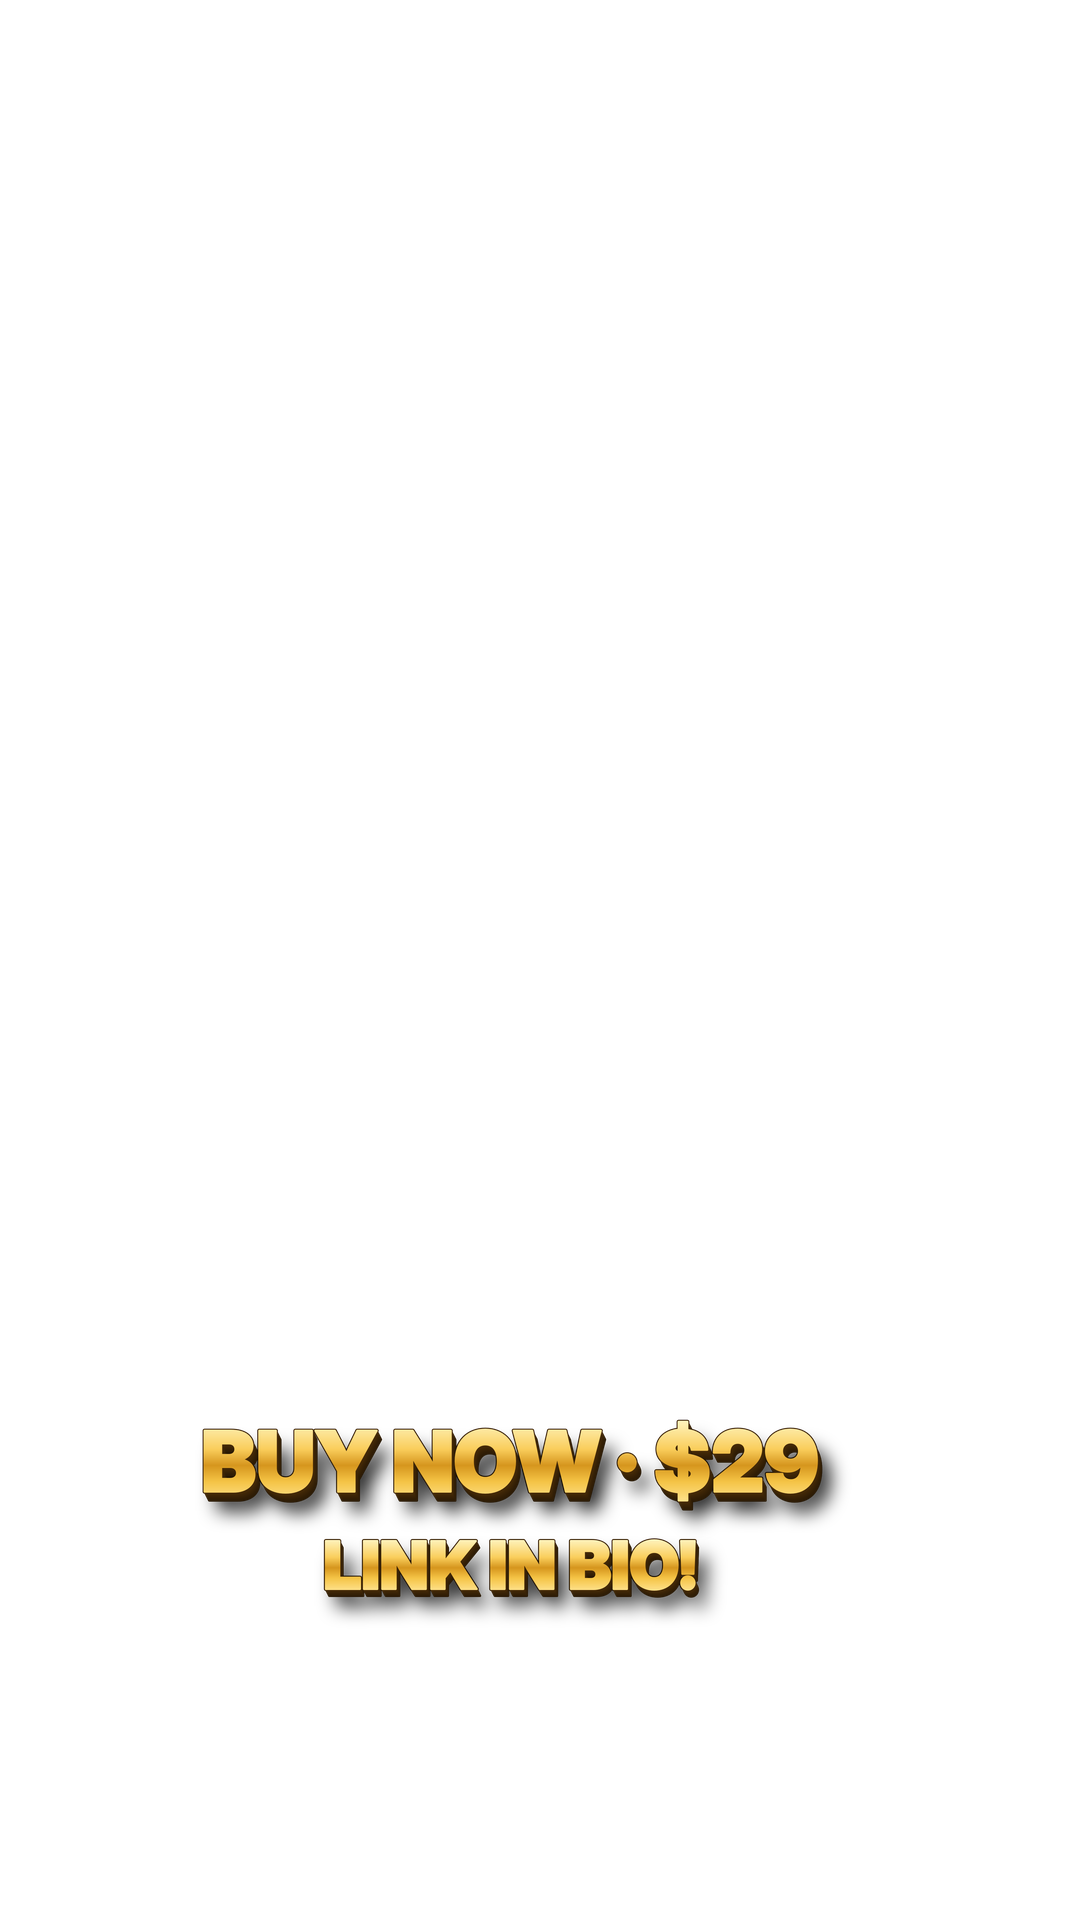

The Python source for this figure:
import numpy as np
from PIL import Image, ImageDraw, ImageFont, ImageFilter
W,H=1080,1920; S=3   # draw at 3x, downscale for crisp edges
FONT="/usr/share/fonts/opentype/inter/InterDisplay-Black.otf"
def gold_text(text, size, cy, depth):
    f=ImageFont.truetype(FONT,size*S); big=Image.new("RGBA",(W*S,H*S),(0,0,0,0)); d=ImageDraw.Draw(big)
    tw=d.textlength(text,font=f); x=(W*S-tw)/2-30*S; y=cy*S
    # shadow
    sh=Image.new("RGBA",big.size,(0,0,0,0)); ImageDraw.Draw(sh).text((x+(depth+4)*S,y+(depth+10)*S),text,font=f,fill=(0,0,0,235))
    big.alpha_composite(sh.filter(ImageFilter.GaussianBlur(9*S)))
    # extrusion: dark bronze
    for i in range(depth*S,0,-1):
        k=0.45+0.35*(1-i/(depth*S))
        d.text((x+i*0.5,y+i),text,font=f,fill=(int(150*k),int(98*k),int(22*k),255),stroke_width=S,stroke_fill=(int(90*k),int(55*k),int(10*k),255))
    # face mask -> vertical metallic gold gradient
    m=Image.new("L",big.size,0); ImageDraw.Draw(m).text((x,y),text,font=f,fill=255,stroke_width=S,stroke_fill=255)
    bb=m.getbbox(); h0,h1=bb[1],bb[3]
    t=np.clip((np.arange(big.size[1])-h0)/max(1,h1-h0),0,1)
    stops=[(0,(255,244,190)),(0.35,(250,206,92)),(0.55,(214,150,30)),(0.75,(245,196,70)),(1,(255,226,140))]
    def col(v):
        for (a,ca),(b,cb) in zip(stops,stops[1:]):
            if v<=b: u=(v-a)/(b-a); return [ca[j]+(cb[j]-ca[j])*u for j in range(3)]
        return stops[-1][1]
    grad=np.array([col(v) for v in t],dtype=np.uint8)[:,None,:].repeat(big.size[0],1)
    face=Image.fromarray(grad,"RGB").convert("RGBA"); face.putalpha(m)
    big.alpha_composite(face)
    # thin dark outline for contrast
    ol=Image.new("RGBA",big.size,(0,0,0,0)); ImageDraw.Draw(ol).text((x,y),text,font=f,fill=(0,0,0,0),stroke_width=2*S,stroke_fill=(60,35,5,255))
    big=Image.alpha_composite(ol,big)
    return big.resize((W,H),Image.LANCZOS)
im=Image.new("RGBA",(W,H),(0,0,0,0))
im.alpha_composite(gold_text("BUY NOW · $29",84,1410,9))
im.alpha_composite(gold_text("LINK IN BIO!",66,1525,7))
im.save("cta_gold.png")
